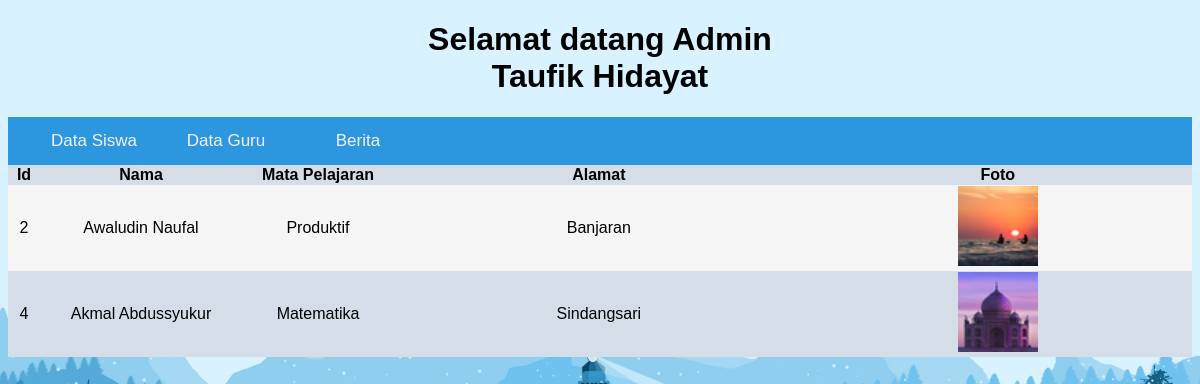
Page /login/dashboard/siswa/index.php?menu=data_guru (signed in) on the committed database.
### tables this page shows
CREATE TABLE `user` (
  `kode` int(5) NOT NULL,
  `username` varchar(30) DEFAULT NULL,
  `password` varchar(50) DEFAULT NULL,
  `nama` varchar(30) DEFAULT NULL,
  `level` varchar(10) DEFAULT NULL,
  `kelas` varchar(15) NOT NULL,
  `alamat` text NOT NULL,
  `gambar` varchar(50) NOT NULL
);

### login/dashboard/siswa/data_guru.php (the view)
<table width="100%" cellspacing="0">
		<tr>
			<th width="30">Id</th>
			<th width="200">Nama</th>
			<th width="150">Mata Pelajaran</th>
			<th>Alamat</th>
			<th>Foto</th>
		</tr>
		<?php
			include "koneksi.php";
			$sql = mysqli_query($koneksi, "SELECT * FROM user WHERE level = 'Guru'");
			while($data = mysqli_fetch_array($sql)): ?>
				<tr>
				<td align="center"><?= $data['kode'] ?></td>
				<td align="center"><?= $data['nama'] ?></td>
				<td align="center"><?= $data['kelas'] ?></td>
				<td align="center"><?= $data['alamat'] ?></td>
				<td align="center"><img src="../images/<?= $data['gambar'] ?>" height=80></td>
			<?php endwhile; ?>
	</table>

### login/dashboard/siswa/style.css (style rules this page uses)
* { font-family: Arial; }
body { background: url(bg.jpg); background-repeat: no-repeat; background-size: cover; }
table tr:nth-child(even) { background: #f5f5f5; }
table tr:nth-child(odd) { background: #d5dde8; }

### rows in the picture
user: kode "2", nama "Awaludin Naufal", kelas "Produktif", alamat "Banjaran", gambar (picture)
user: kode "4", nama "Akmal Abdussyukur", kelas "Matematika", alamat "Sindangsari", gambar (picture)

### other values in the picture
$_SESSION['level'] "Admin"
$_SESSION['nama'] "Taufik Hidayat"
